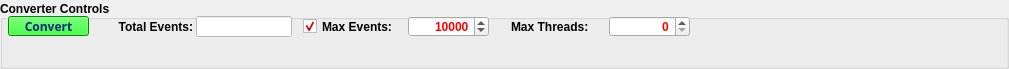
    <widget class="QGroupBox" name="convertConverterControlsGB">
     <property name="geometry">
      <rect>
       <x>4</x>
       <y>541</y>
       <width>1009</width>
       <height>69</height>
      </rect>
     </property>
     <property name="palette">
      <palette>
       <active>
        <colorrole role="Text">
         <brush brushstyle="SolidPattern">
          <color alpha="255">
           <red>255</red>
           <green>0</green>
           <blue>0</blue>
          </color>
         </brush>
        </colorrole>
       </active>
       <inactive>
        <colorrole role="Text">
         <brush brushstyle="SolidPattern">
          <color alpha="255">
           <red>255</red>
           <green>0</green>
           <blue>0</blue>
          </color>
         </brush>
        </colorrole>
       </inactive>
       <disabled>
        <colorrole role="Text">
         <brush brushstyle="SolidPattern">
          <color alpha="255">
           <red>99</red>
           <green>100</green>
           <blue>127</blue>
          </color>
         </brush>
        </colorrole>
       </disabled>
      </palette>
     </property>
     <property name="font">
      <font>
       <pointsize>9</pointsize>
       <weight>75</weight>
       <bold>true</bold>
      </font>
     </property>
     <property name="title">
      <string>Converter Controls</string>
     </property>
     <property name="alignment">
      <set>Qt::AlignLeading|Qt::AlignLeft|Qt::AlignVCenter</set>
     </property>
     <widget class="customSpinBox" name="convertMaxEventsSB">
      <property name="geometry">
       <rect>
        <x>408</x>
        <y>16</y>
        <width>81</width>
        <height>21</height>
       </rect>
      </property>
      <property name="alignment">
       <set>Qt::AlignRight|Qt::AlignTrailing|Qt::AlignVCenter</set>
      </property>
      <property name="minimum">
       <number>0</number>
      </property>
      <property name="maximum">
       <number>1000000</number>
      </property>
      <property name="value">
       <number>10000</number>
      </property>
     </widget>
     <widget class="QLabel" name="convertTotalEventsLB">
      <property name="geometry">
       <rect>
        <x>96</x>
        <y>16</y>
        <width>97</width>
        <height>22</height>
       </rect>
      </property>
      <property name="font">
       <font>
        <weight>75</weight>
        <bold>true</bold>
       </font>
      </property>
      <property name="text">
       <string>Total Events:</string>
      </property>
      <property name="alignment">
       <set>Qt::AlignRight|Qt::AlignTrailing|Qt::AlignVCenter</set>
      </property>
     </widget>
     <widget class="QLineEdit" name="convertTotalEventsLE">
      <property name="geometry">
       <rect>
        <x>196</x>
        <y>16</y>
        <width>96</width>
        <height>21</height>
       </rect>
      </property>
      <property name="palette">
       <palette>
        <active>
         <colorrole role="WindowText">
          <brush brushstyle="SolidPattern">
           <color alpha="255">
            <red>0</red>
            <green>0</green>
            <blue>0</blue>
           </color>
          </brush>
         </colorrole>
         <colorrole role="Text">
          <brush brushstyle="SolidPattern">
           <color alpha="255">
            <red>0</red>
            <green>0</green>
            <blue>127</blue>
           </color>
          </brush>
         </colorrole>
         <colorrole role="BrightText">
          <brush brushstyle="SolidPattern">
           <color alpha="255">
            <red>0</red>
            <green>0</green>
            <blue>127</blue>
           </color>
          </brush>
         </colorrole>
         <colorrole role="ButtonText">
          <brush brushstyle="SolidPattern">
           <color alpha="255">
            <red>0</red>
            <green>0</green>
            <blue>0</blue>
           </color>
          </brush>
         </colorrole>
         <colorrole role="Base">
          <brush brushstyle="SolidPattern">
           <color alpha="255">
            <red>255</red>
            <green>255</green>
            <blue>255</blue>
           </color>
          </brush>
         </colorrole>
         <colorrole role="Window">
          <brush brushstyle="SolidPattern">
           <color alpha="255">
            <red>255</red>
            <green>255</green>
            <blue>255</blue>
           </color>
          </brush>
         </colorrole>
        </active>
        <inactive>
         <colorrole role="WindowText">
          <brush brushstyle="SolidPattern">
           <color alpha="255">
            <red>0</red>
            <green>0</green>
            <blue>0</blue>
           </color>
          </brush>
         </colorrole>
         <colorrole role="Text">
          <brush brushstyle="SolidPattern">
           <color alpha="255">
            <red>0</red>
            <green>0</green>
            <blue>127</blue>
           </color>
          </brush>
         </colorrole>
         <colorrole role="BrightText">
          <brush brushstyle="SolidPattern">
           <color alpha="255">
            <red>0</red>
            <green>0</green>
            <blue>127</blue>
           </color>
          </brush>
         </colorrole>
         <colorrole role="ButtonText">
          <brush brushstyle="SolidPattern">
           <color alpha="255">
            <red>0</red>
            <green>0</green>
            <blue>0</blue>
           </color>
          </brush>
         </colorrole>
         <colorrole role="Base">
          <brush brushstyle="SolidPattern">
           <color alpha="255">
            <red>255</red>
            <green>255</green>
            <blue>255</blue>
           </color>
          </brush>
         </colorrole>
         <colorrole role="Window">
          <brush brushstyle="SolidPattern">
           <color alpha="255">
            <red>255</red>
            <green>255</green>
            <blue>255</blue>
           </color>
          </brush>
         </colorrole>
        </inactive>
        <disabled>
         <colorrole role="WindowText">
          <brush brushstyle="SolidPattern">
           <color alpha="255">
            <red>0</red>
            <green>0</green>
            <blue>127</blue>
           </color>
          </brush>
         </colorrole>
         <colorrole role="Text">
          <brush brushstyle="SolidPattern">
           <color alpha="255">
            <red>0</red>
            <green>0</green>
            <blue>127</blue>
           </color>
          </brush>
         </colorrole>
         <colorrole role="BrightText">
          <brush brushstyle="SolidPattern">
           <color alpha="255">
            <red>0</red>
            <green>0</green>
            <blue>127</blue>
           </color>
          </brush>
         </colorrole>
         <colorrole role="ButtonText">
          <brush brushstyle="SolidPattern">
           <color alpha="255">
            <red>0</red>
            <green>0</green>
            <blue>127</blue>
           </color>
          </brush>
         </colorrole>
         <colorrole role="Base">
          <brush brushstyle="SolidPattern">
           <color alpha="255">
            <red>255</red>
            <green>255</green>
            <blue>255</blue>
           </color>
          </brush>
         </colorrole>
         <colorrole role="Window">
          <brush brushstyle="SolidPattern">
           <color alpha="255">
            <red>255</red>
            <green>255</green>
            <blue>255</blue>
           </color>
          </brush>
         </colorrole>
        </disabled>
       </palette>
      </property>
      <property name="font">
       <font>
        <pointsize>11</pointsize>
        <weight>75</weight>
        <bold>true</bold>
       </font>
      </property>
      <property name="toolTip">
       <string>&lt;!DOCTYPE HTML PUBLIC &quot;-//W3C//DTD HTML 4.0//EN&quot; &quot;http://www.w3.org/TR/REC-html40/strict.dtd&quot;&gt;
&lt;html&gt;&lt;head&gt;&lt;meta name=&quot;qrichtext&quot; content=&quot;1&quot; /&gt;&lt;style type=&quot;text/css&quot;&gt;
p, li { white-space: pre-wrap; }
&lt;/style&gt;&lt;/head&gt;&lt;body style=&quot; font-family:'Sans Serif'; font-size:9pt; font-weight:400; font-style:normal;&quot;&gt;
&lt;table style=&quot;-qt-table-type: root; margin-top:4px; margin-bottom:4px; margin-left:4px; margin-right:4px;&quot;&gt;
&lt;tr&gt;
&lt;td style=&quot;border: none;&quot;&gt;
&lt;p align=&quot;center&quot; style=&quot; margin-top:0px; margin-bottom:0px; margin-left:0px; margin-right:0px; -qt-block-indent:0; text-indent:0px;&quot;&gt;&lt;span style=&quot; font-size:18pt; font-weight:600; text-decoration: underline; color:#0000ff;&quot;&gt;Events&lt;/span&gt;&lt;/p&gt;
&lt;p style=&quot;-qt-paragraph-type:empty; margin-top:0px; margin-bottom:0px; margin-left:0px; margin-right:0px; -qt-block-indent:0; text-indent:0px;&quot;&gt;&lt;/p&gt;
&lt;p style=&quot; margin-top:0px; margin-bottom:0px; margin-left:0px; margin-right:0px; -qt-block-indent:0; text-indent:0px;&quot;&gt;Show the number of event &lt;/p&gt;
&lt;p style=&quot; margin-top:0px; margin-bottom:0px; margin-left:0px; margin-right:0px; -qt-block-indent:0; text-indent:0px;&quot;&gt;objects found in input file.&lt;/p&gt;&lt;/td&gt;&lt;/tr&gt;&lt;/table&gt;&lt;/body&gt;&lt;/html&gt;</string>
      </property>
      <property name="text">
       <string/>
      </property>
      <property name="alignment">
       <set>Qt::AlignRight|Qt::AlignTrailing|Qt::AlignVCenter</set>
      </property>
      <property name="readOnly">
       <bool>true</bool>
      </property>
     </widget>
     <widget class="QPushButton" name="runConverterPB">
      <property name="enabled">
       <bool>false</bool>
      </property>
      <property name="geometry">
       <rect>
        <x>8</x>
        <y>16</y>
        <width>81</width>
        <height>20</height>
       </rect>
      </property>
      <property name="palette">
       <palette>
        <active>
         <colorrole role="WindowText">
          <brush brushstyle="SolidPattern">
           <color alpha="255">
            <red>0</red>
            <green>0</green>
            <blue>0</blue>
           </color>
          </brush>
         </colorrole>
         <colorrole role="Button">
          <brush brushstyle="SolidPattern">
           <color alpha="255">
            <red>0</red>
            <green>255</green>
            <blue>0</blue>
           </color>
          </brush>
         </colorrole>
         <colorrole role="Light">
          <brush brushstyle="SolidPattern">
           <color alpha="255">
            <red>127</red>
            <green>170</green>
            <blue>255</blue>
           </color>
          </brush>
         </colorrole>
         <colorrole role="Midlight">
          <brush brushstyle="SolidPattern">
           <color alpha="255">
            <red>63</red>
            <green>127</green>
            <blue>255</blue>
           </color>
          </brush>
         </colorrole>
         <colorrole role="Dark">
          <brush brushstyle="SolidPattern">
           <color alpha="255">
            <red>0</red>
            <green>42</green>
            <blue>127</blue>
           </color>
          </brush>
         </colorrole>
         <colorrole role="Mid">
          <brush brushstyle="SolidPattern">
           <color alpha="255">
            <red>0</red>
            <green>56</green>
            <blue>170</blue>
           </color>
          </brush>
         </colorrole>
         <colorrole role="Text">
          <brush brushstyle="SolidPattern">
           <color alpha="255">
            <red>0</red>
            <green>0</green>
            <blue>0</blue>
           </color>
          </brush>
         </colorrole>
         <colorrole role="BrightText">
          <brush brushstyle="SolidPattern">
           <color alpha="255">
            <red>255</red>
            <green>255</green>
            <blue>255</blue>
           </color>
          </brush>
         </colorrole>
         <colorrole role="ButtonText">
          <brush brushstyle="SolidPattern">
           <color alpha="255">
            <red>0</red>
            <green>0</green>
            <blue>0</blue>
           </color>
          </brush>
         </colorrole>
         <colorrole role="Base">
          <brush brushstyle="SolidPattern">
           <color alpha="255">
            <red>255</red>
            <green>255</green>
            <blue>255</blue>
           </color>
          </brush>
         </colorrole>
         <colorrole role="Window">
          <brush brushstyle="SolidPattern">
           <color alpha="255">
            <red>0</red>
            <green>170</green>
            <blue>0</blue>
           </color>
          </brush>
         </colorrole>
         <colorrole role="Shadow">
          <brush brushstyle="SolidPattern">
           <color alpha="255">
            <red>0</red>
            <green>0</green>
            <blue>0</blue>
           </color>
          </brush>
         </colorrole>
         <colorrole role="AlternateBase">
          <brush brushstyle="SolidPattern">
           <color alpha="255">
            <red>127</red>
            <green>170</green>
            <blue>255</blue>
           </color>
          </brush>
         </colorrole>
         <colorrole role="ToolTipBase">
          <brush brushstyle="SolidPattern">
           <color alpha="255">
            <red>255</red>
            <green>255</green>
            <blue>220</blue>
           </color>
          </brush>
         </colorrole>
         <colorrole role="ToolTipText">
          <brush brushstyle="SolidPattern">
           <color alpha="255">
            <red>0</red>
            <green>0</green>
            <blue>0</blue>
           </color>
          </brush>
         </colorrole>
        </active>
        <inactive>
         <colorrole role="WindowText">
          <brush brushstyle="SolidPattern">
           <color alpha="255">
            <red>0</red>
            <green>0</green>
            <blue>0</blue>
           </color>
          </brush>
         </colorrole>
         <colorrole role="Button">
          <brush brushstyle="SolidPattern">
           <color alpha="255">
            <red>0</red>
            <green>255</green>
            <blue>0</blue>
           </color>
          </brush>
         </colorrole>
         <colorrole role="Light">
          <brush brushstyle="SolidPattern">
           <color alpha="255">
            <red>127</red>
            <green>170</green>
            <blue>255</blue>
           </color>
          </brush>
         </colorrole>
         <colorrole role="Midlight">
          <brush brushstyle="SolidPattern">
           <color alpha="255">
            <red>63</red>
            <green>127</green>
            <blue>255</blue>
           </color>
          </brush>
         </colorrole>
         <colorrole role="Dark">
          <brush brushstyle="SolidPattern">
           <color alpha="255">
            <red>0</red>
            <green>42</green>
            <blue>127</blue>
           </color>
          </brush>
         </colorrole>
         <colorrole role="Mid">
          <brush brushstyle="SolidPattern">
           <color alpha="255">
            <red>0</red>
            <green>56</green>
            <blue>170</blue>
           </color>
          </brush>
         </colorrole>
         <colorrole role="Text">
          <brush brushstyle="SolidPattern">
           <color alpha="255">
            <red>0</red>
            <green>0</green>
            <blue>0</blue>
           </color>
          </brush>
         </colorrole>
         <colorrole role="BrightText">
          <brush brushstyle="SolidPattern">
           <color alpha="255">
            <red>255</red>
            <green>255</green>
            <blue>255</blue>
           </color>
          </brush>
         </colorrole>
         <colorrole role="ButtonText">
          <brush brushstyle="SolidPattern">
           <color alpha="255">
            <red>0</red>
            <green>0</green>
            <blue>0</blue>
           </color>
          </brush>
         </colorrole>
         <colorrole role="Base">
          <brush brushstyle="SolidPattern">
           <color alpha="255">
            <red>255</red>
            <green>255</green>
            <blue>255</blue>
           </color>
          </brush>
         </colorrole>
         <colorrole role="Window">
          <brush brushstyle="SolidPattern">
           <color alpha="255">
            <red>0</red>
            <green>170</green>
            <blue>0</blue>
           </color>
          </brush>
         </colorrole>
         <colorrole role="Shadow">
          <brush brushstyle="SolidPattern">
           <color alpha="255">
            <red>0</red>
            <green>0</green>
            <blue>0</blue>
           </color>
          </brush>
         </colorrole>
         <colorrole role="AlternateBase">
          <brush brushstyle="SolidPattern">
           <color alpha="255">
            <red>127</red>
            <green>170</green>
            <blue>255</blue>
           </color>
          </brush>
         </colorrole>
         <colorrole role="ToolTipBase">
          <brush brushstyle="SolidPattern">
           <color alpha="255">
            <red>255</red>
            <green>255</green>
            <blue>220</blue>
           </color>
          </brush>
         </colorrole>
         <colorrole role="ToolTipText">
          <brush brushstyle="SolidPattern">
           <color alpha="255">
            <red>0</red>
            <green>0</green>
            <blue>0</blue>
           </color>
          </brush>
         </colorrole>
        </inactive>
        <disabled>
         <colorrole role="WindowText">
          <brush brushstyle="SolidPattern">
           <color alpha="255">
            <red>0</red>
            <green>42</green>
            <blue>127</blue>
           </color>
          </brush>
         </colorrole>
         <colorrole role="Button">
          <brush brushstyle="SolidPattern">
           <color alpha="255">
            <red>0</red>
            <green>255</green>
            <blue>0</blue>
           </color>
          </brush>
         </colorrole>
         <colorrole role="Light">
          <brush brushstyle="SolidPattern">
           <color alpha="255">
            <red>127</red>
            <green>170</green>
            <blue>255</blue>
           </color>
          </brush>
         </colorrole>
         <colorrole role="Midlight">
          <brush brushstyle="SolidPattern">
           <color alpha="255">
            <red>63</red>
            <green>127</green>
            <blue>255</blue>
           </color>
          </brush>
         </colorrole>
         <colorrole role="Dark">
          <brush brushstyle="SolidPattern">
           <color alpha="255">
            <red>0</red>
            <green>42</green>
            <blue>127</blue>
           </color>
          </brush>
         </colorrole>
         <colorrole role="Mid">
          <brush brushstyle="SolidPattern">
           <color alpha="255">
            <red>0</red>
            <green>56</green>
            <blue>170</blue>
           </color>
          </brush>
         </colorrole>
         <colorrole role="Text">
          <brush brushstyle="SolidPattern">
           <color alpha="255">
            <red>0</red>
            <green>42</green>
            <blue>127</blue>
           </color>
          </brush>
         </colorrole>
         <colorrole role="BrightText">
          <brush brushstyle="SolidPattern">
           <color alpha="255">
            <red>255</red>
            <green>255</green>
            <blue>255</blue>
           </color>
          </brush>
         </colorrole>
         <colorrole role="ButtonText">
          <brush brushstyle="SolidPattern">
           <color alpha="255">
            <red>0</red>
            <green>42</green>
            <blue>127</blue>
           </color>
          </brush>
         </colorrole>
         <colorrole role="Base">
          <brush brushstyle="SolidPattern">
           <color alpha="255">
            <red>0</red>
            <green>170</green>
            <blue>0</blue>
           </color>
          </brush>
         </colorrole>
         <colorrole role="Window">
          <brush brushstyle="SolidPattern">
           <color alpha="255">
            <red>0</red>
            <green>170</green>
            <blue>0</blue>
           </color>
          </brush>
         </colorrole>
         <colorrole role="Shadow">
          <brush brushstyle="SolidPattern">
           <color alpha="255">
            <red>0</red>
            <green>0</green>
            <blue>0</blue>
           </color>
          </brush>
         </colorrole>
         <colorrole role="AlternateBase">
          <brush brushstyle="SolidPattern">
           <color alpha="255">
            <red>0</red>
            <green>85</green>
            <blue>255</blue>
           </color>
          </brush>
         </colorrole>
         <colorrole role="ToolTipBase">
          <brush brushstyle="SolidPattern">
           <color alpha="255">
            <red>255</red>
            <green>255</green>
            <blue>220</blue>
           </color>
          </brush>
         </colorrole>
         <colorrole role="ToolTipText">
          <brush brushstyle="SolidPattern">
           <color alpha="255">
            <red>0</red>
            <green>0</green>
            <blue>0</blue>
           </color>
          </brush>
         </colorrole>
        </disabled>
       </palette>
      </property>
      <property name="font">
       <font>
        <family>Sans Serif</family>
        <weight>75</weight>
        <bold>true</bold>
       </font>
      </property>
      <property name="text">
       <string>Convert</string>
      </property>
     </widget>
     <widget class="QLabel" name="convertMaxThreadsLB">
      <property name="geometry">
       <rect>
        <x>511</x>
        <y>16</y>
        <width>96</width>
        <height>22</height>
       </rect>
      </property>
      <property name="font">
       <font>
        <weight>75</weight>
        <bold>true</bold>
       </font>
      </property>
      <property name="text">
       <string>Max Threads:</string>
      </property>
     </widget>
     <widget class="customSpinBox" name="convertMaxThreadsSB">
      <property name="geometry">
       <rect>
        <x>609</x>
        <y>16</y>
        <width>81</width>
        <height>21</height>
       </rect>
      </property>
      <property name="alignment">
       <set>Qt::AlignRight|Qt::AlignTrailing|Qt::AlignVCenter</set>
      </property>
      <property name="minimum">
       <number>0</number>
      </property>
      <property name="maximum">
       <number>100</number>
      </property>
      <property name="value">
       <number>0</number>
      </property>
     </widget>
     <widget class="customCheckBox" name="convertMaxEventsCB">
      <property name="geometry">
       <rect>
        <x>303</x>
        <y>16</y>
        <width>106</width>
        <height>21</height>
       </rect>
      </property>
      <property name="text">
       <string>Max Events:</string>
      </property>
      <property name="checked">
       <bool>true</bool>
      </property>
     </widget>
    </widget>
